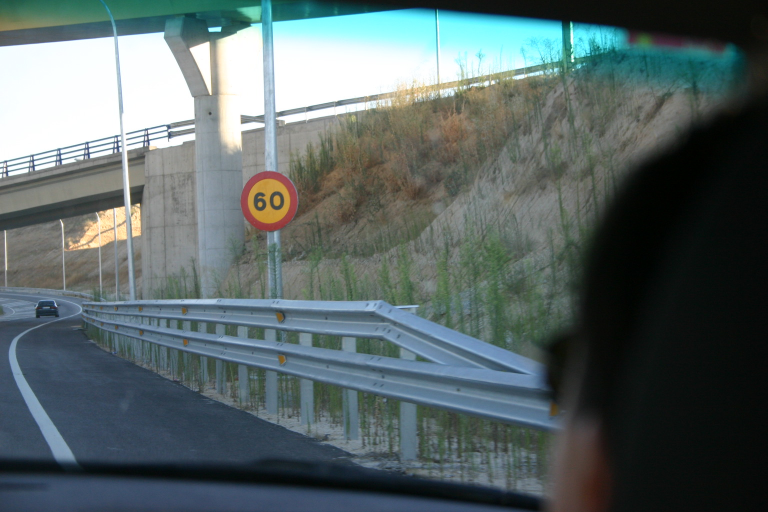
#> input picture Images/Am_Rojo0025.jpg, 1536 x 1024 px (shown at 1/2 size)
$ jupyter execute Code.ipynb
#> lines starting #> are read from the running program, lines starting #| are printed output that depends on the picture; after the words box and inside, x2 and y2 are one past the last pixel; in counts of white or black regions, pixels touching at a corner belong together
[cell 1]
# Python 2/3 compatibility
from __future__ import print_function
 # Needed Libraries
import cv2
import numpy as np
import sys
import math
from numpy import unravel_index

[cell 2]
# Status: need ground truth, consider 2 in one image, max detected around 22, play with margins
#HSV colors: http://colorizer.org/
#doesn't work on 0003, second one in 0007,
#(23, 25): 0003, 0010, (0012, 0017, 0018 not checked), 25
# got 25 on red = 0, 12
imname = 'Images/Am_Rojo0025.jpg'
resizef = 2 # resizing
# Preprocessing
img0 = cv2.imread(imname) # Read image
#> img0 is the input picture: shape (1024, 1536, 3); mean B, G, R 102.9, 102.5, 89.3
imgl, imgw = img0.shape[:2]
#> imgl = 1024; imgw = 1536
imgl=int(imgl/resizef)
#> imgl = 512
imgw=int(imgw/resizef)
#> imgw = 768
img = cv2.resize(img0,(imgw, imgl), interpolation = cv2.INTER_CUBIC) # Resizing image
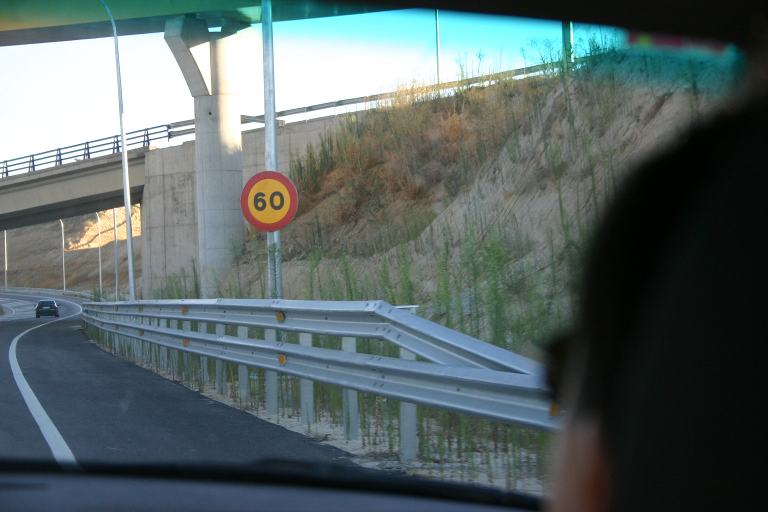
#> img: shape (512, 768, 3); mean B, G, R 102.9, 102.5, 89.3
hsv = cv2.cvtColor(img, cv2.COLOR_BGR2HSV)
#> hsv: shape (512, 768, 3); mean H, S, V 72.6, 67.6, 108.7

# black color
blacked = np.array([0,0,0])

# red mask
lower_red = np.array([0,125,75])
upper_red = np.array([10,255,255])
maskr = cv2.inRange(hsv, lower_red, upper_red)
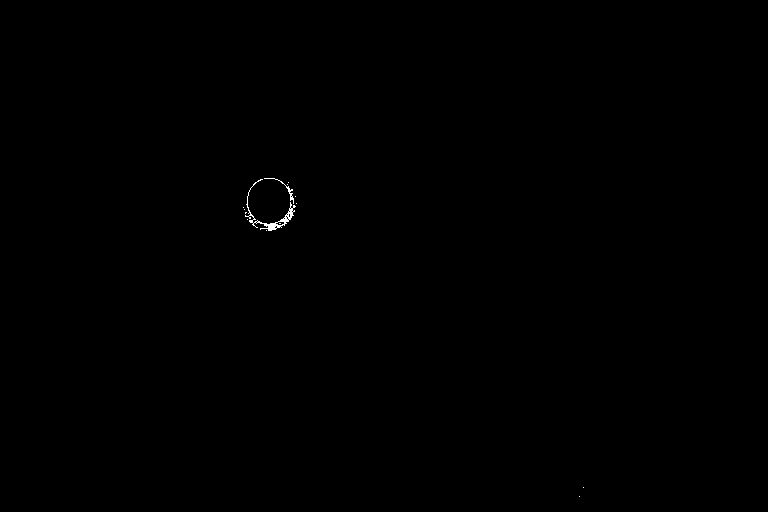
#> maskr: shape (512, 768); 0.1% white in thin lines or dots, all inside (x1, y1, x2, y2) = (243, 178, 584, 497)

# yellow mask
lower_yellow = np.array([22, 150,100])
upper_yellow = np.array([25,255,255])
masky = cv2.inRange(hsv, lower_yellow, upper_yellow)
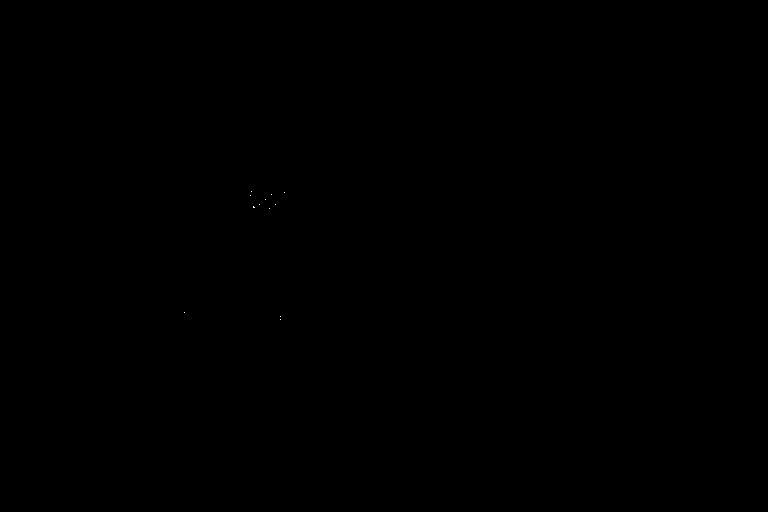
#> masky: shape (512, 768); 0% white in thin lines or dots, all inside (x1, y1, x2, y2) = (184, 191, 285, 320)

mask = maskr+masky # adding the masks
#> mask: shape (512, 768); 0.11% white in thin lines or dots, all inside (x1, y1, x2, y2) = (184, 178, 584, 497)

res = cv2.bitwise_and(img,img, mask= mask) # anding input with mask
grayres = cv2.cvtColor(res,cv2.COLOR_BGR2GRAY) # Convert to gray scale

# Show images
cv2.imshow('image',img)
cv2.waitKey(0)
cv2.destroyAllWindows()
cv2.imshow('res',res)
cv2.waitKey(0)
cv2.destroyAllWindows()
cv2.imwrite('Sample Outputs/res0.jpg',res) # Save edges


print('shape = ',res.shape)
#| shape =  (512, 768, 3)

[cell 3]
#
count = 0
for i in range (0, imgl):
    for j in range (0, imgw):
        if (res[i][j][2] != 0): # not black
            count+=1
#> after the loop, count = 417
print(count)
#| 417

[cell 4]
label = 2 # current new label
labels = np.zeros((imgl, imgw)) # 2D array of labels
# Put labels
equality = [[1]]
l1, l2, l3, l4 = 0, 0, 0, 0
for i in range (0, imgl):
    for j in range (0, imgw):
        if (res[i][j][2] != 0): # not black
            if(i-1>=0 and j-1>=0 and j+1<imgw): # away from edges, get neighbor labels
                l1 = labels[i-1][j-1]
                l2 = labels[i-1][j]
                l3 = labels[i-1][j+1]
                l4 = labels[i][j-1]
                flag = True
                # append to equality table
                for entry in equality:
                    if(flag):
                        for enn in entry:
                            if(flag):
                                if(int(enn) == int(l1)):
                                    flag = False
                                    labels[i][j] = entry[0] # append as the first label
                                    if(l2 != 0 and l2 != l1 and l2 not in entry): entry.append(l2)
                                    if (l3 != 0 and l3 != l1 and l3 not in entry): entry.append(l3)
                                    if (l4 != 0 and l4 != l1 and l4 not in entry): entry.append(l4)
                                elif (int(enn) == int(l2)):
                                    flag = False
                                    labels[i][j] = entry[0] # append as the first label
                                    if(l1 != 0 and l2 != l1 and l1 not in entry): entry.append(l1)
                                    if (l3 != 0 and l2 != l3 and l3 not in entry): entry.append(l3)
                                    if (l4 != 0 and l2 != l4 and l4 not in entry): entry.append(l4)
                                elif (int(enn) == int(l3)):
                                    flag = False
                                    labels[i][j] = entry[0] # append as the first label
                                    if(l2 != 0 and l2 != l3 and l2 not in entry): entry.append(l2)
                                    if (l1 != 0 and l3 != l1 and l1 not in entry): entry.append(l1)
                                    if (l4 != 0 and l3 != l4 and l4 not in entry): entry.append(l4)
                                elif (int(enn) == int(l4)):
                                    flag = False
                                    labels[i][j] = entry[0] # append as the first label
                                    if(l2 != 0 and l2 != l4 and l2 not in entry): entry.append(l2)
                                    if (l3 != 0 and l4 != l3 and l3 not in entry): entry.append(l3)
                                    if (l1 != 0 and l4 != l1 and l1 not in entry): entry.append(l1)

                if(flag):
                    labels[i][j] = label
                    equality.append([label])
                    label += 1
#> after the loop, entry = [43]; label = 45
print(label)
#| 45
#cv2.imshow('labels',labels)
#cv2.waitKey(0)
#cv2.destroyAllWindows()

[cell 5]
#print(equality)

[cell 6]
# Get max count
maxi = 0
maximum = 0
cc = 0
ii = 0

for entry in equality:
    cc = 0
    flag = True
    for enn in entry:
        if(flag):
            for i in range (0, imgl):
                for j in range (0, imgw):
                    if (enn == labels[i][j]):
                        cc += 1
                        flag = False
    if (cc > maximum):
        maximum = cc
        maxi = ii
    ii += 1
#> after the loop, ii = 44; maxi = 2; maximum = 171

print(maxi, maximum)
#| 2 171

[cell 7]
labels2 = np.zeros((imgl, imgw)) # 2D array of labels
mini, minj = 1000, 1000
maxii, maxjj = -1, -1
for i in range (0, imgl):
    for j in range (0, imgw):
        if (labels[i][j] in equality[maxi]): # not labeled
            labels2[i][j] = 255
            if(i<mini): mini = i
            if(i>maxii): maxii = i
            if(j<minj): minj = j
            if(j>maxjj): maxjj = j
#> labels2: shape (512, 768) float64; 0.08% white in thin lines or dots, all inside (x1, y1, x2, y2) = (245, 179, 295, 231)
#> after the loop, maxii = 230; maxjj = 294; mini = 179; minj = 245
#cv2.imshow('labels2',labels2)
#cv2.waitKey(0)
#cv2.destroyAllWindows()
print(mini, maxii)
#| 179 230
print(minj, maxjj)
#| 245 294

[cell 8]
img = cv2.resize(img0,(imgw, imgl), interpolation = cv2.INTER_CUBIC) # Resizing image
img = cv2.rectangle(img,(minj,mini),(maxjj,maxii),(255,0,0),2)
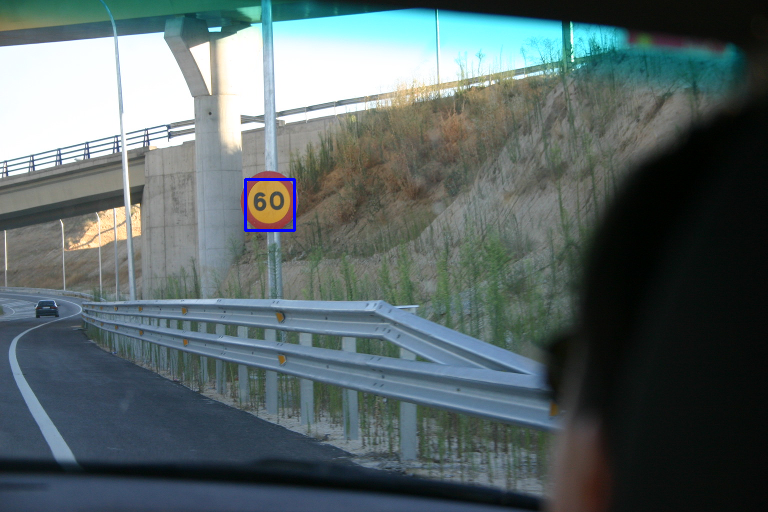
#> img: shape (512, 768, 3); 0.15% of pixels changed, all inside (x1, y1, x2, y2) = (244, 178, 296, 232)
cv2.imwrite('Sample Outputs/' + imname,img) # Save edges
cv2.imshow('img',img)
cv2.waitKey(0)
cv2.destroyAllWindows()
